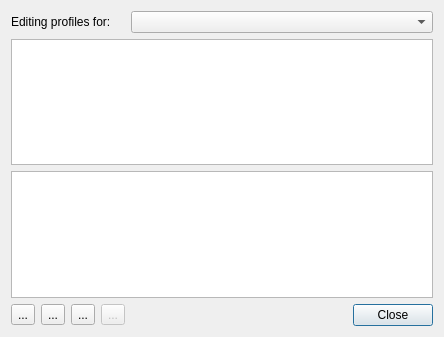
<?xml version="1.0" encoding="UTF-8"?>
<ui version="4.0">
 <author>
SPDX-FileCopyrightText: none
SPDX-License-Identifier: GPL-3.0-only OR LicenseRef-KDE-Accepted-GPL
 </author>
 <class>ManageEncodingProfile_UI</class>
 <widget class="QDialog" name="ManageEncodingProfile_UI">
  <property name="geometry">
   <rect>
    <x>0</x>
    <y>0</y>
    <width>444</width>
    <height>337</height>
   </rect>
  </property>
  <property name="windowTitle">
   <string>Dialog</string>
  </property>
  <layout class="QGridLayout" name="gridLayout">
   <item row="0" column="0" colspan="4">
    <widget class="QLabel" name="label">
     <property name="text">
      <string>Editing profiles for:</string>
     </property>
    </widget>
   </item>
   <item row="0" column="4" colspan="2">
    <widget class="KComboBox" name="profile_type"/>
   </item>
   <item row="1" column="0" colspan="6">
    <widget class="QListWidget" name="profile_list">
     <property name="alternatingRowColors">
      <bool>true</bool>
     </property>
    </widget>
   </item>
   <item row="2" column="0" colspan="6">
    <widget class="QPlainTextEdit" name="profile_parameters">
     <property name="readOnly">
      <bool>true</bool>
     </property>
    </widget>
   </item>
   <item row="3" column="0">
    <widget class="QToolButton" name="button_add">
     <property name="text">
      <string>...</string>
     </property>
     <property name="icon">
      <iconset theme="list-add">
       <normaloff>.</normaloff>.</iconset>
     </property>
    </widget>
   </item>
   <item row="3" column="1">
    <widget class="QToolButton" name="button_edit">
     <property name="text">
      <string>...</string>
     </property>
     <property name="icon">
      <iconset theme="document-edit">
       <normaloff>.</normaloff>.</iconset>
     </property>
    </widget>
   </item>
   <item row="3" column="2">
    <widget class="QToolButton" name="button_delete">
     <property name="text">
      <string>...</string>
     </property>
     <property name="icon">
      <iconset theme="edit-delete">
       <normaloff>.</normaloff>.</iconset>
     </property>
    </widget>
   </item>
   <item row="3" column="3">
    <widget class="QToolButton" name="button_download">
     <property name="enabled">
      <bool>false</bool>
     </property>
     <property name="text">
      <string>...</string>
     </property>
     <property name="icon">
      <iconset theme="download"/>
     </property>
    </widget>
   </item>
   <item row="3" column="4">
    <spacer name="horizontalSpacer">
     <property name="orientation">
      <enum>Qt::Horizontal</enum>
     </property>
     <property name="sizeHint" stdset="0">
      <size>
       <width>155</width>
       <height>20</height>
      </size>
     </property>
    </spacer>
   </item>
   <item row="3" column="5">
    <widget class="QDialogButtonBox" name="buttonBox">
     <property name="orientation">
      <enum>Qt::Horizontal</enum>
     </property>
     <property name="standardButtons">
      <set>QDialogButtonBox::Close</set>
     </property>
    </widget>
   </item>
  </layout>
 </widget>
 <customwidgets>
  <customwidget>
   <class>KComboBox</class>
   <extends>QComboBox</extends>
   <header>kcombobox.h</header>
  </customwidget>
 </customwidgets>
 <resources/>
 <connections>
  <connection>
   <sender>buttonBox</sender>
   <signal>accepted()</signal>
   <receiver>ManageEncodingProfile_UI</receiver>
   <slot>accept()</slot>
   <hints>
    <hint type="sourcelabel">
     <x>248</x>
     <y>254</y>
    </hint>
    <hint type="destinationlabel">
     <x>157</x>
     <y>274</y>
    </hint>
   </hints>
  </connection>
  <connection>
   <sender>buttonBox</sender>
   <signal>rejected()</signal>
   <receiver>ManageEncodingProfile_UI</receiver>
   <slot>reject()</slot>
   <hints>
    <hint type="sourcelabel">
     <x>316</x>
     <y>260</y>
    </hint>
    <hint type="destinationlabel">
     <x>286</x>
     <y>274</y>
    </hint>
   </hints>
  </connection>
 </connections>
</ui>
